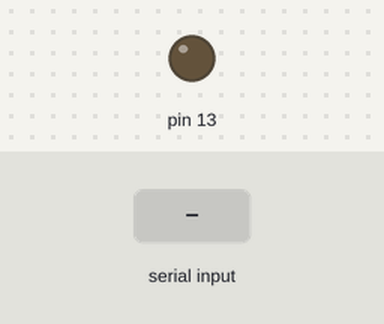
The sketch below on a simulated Arduino Uno, built with avr-gcc and run on an emulated ATmega328P. Parts: output pins drawn as LEDs (lit = HIGH). Inputs (shaded band) come from the test bench.

Above: at 1.2 s.
1.3 s: "1" received over Serial
At 2.1 s:
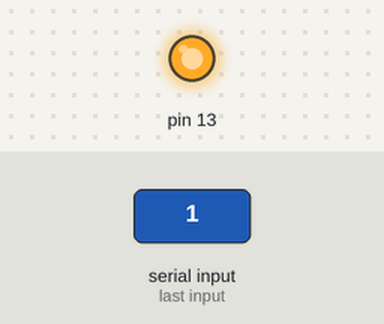
2.8 s: "2" received over Serial
At 3.2 s:
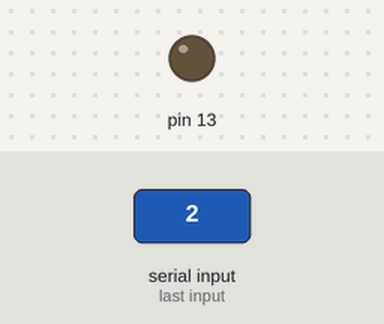
Timing chart, 0 to 5.8 s (numbered marks = the images above; inputs shaded):
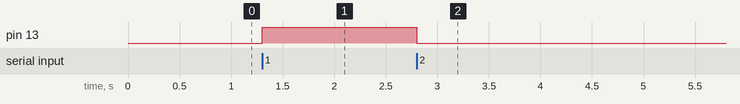

Measured:
- after the input at 1.3 s, pin 13: LOW → HIGH at once
- after the input at 2.8 s, pin 13: HIGH → LOW at once

The sketch:

SerialLED.ino
```cpp
void setup() {
 pinMode(13, OUTPUT);
 Serial.begin(9600);
  digitalWrite(13,LOW);

}

void loop() {
 if(Serial.available()>0)
 {char letter = Serial.read();
 if(letter == '1')
 {
  digitalWrite(13,HIGH);
 }
 if(letter == '2')
 {
  digitalWrite(13,LOW);
 }

 }}
```
